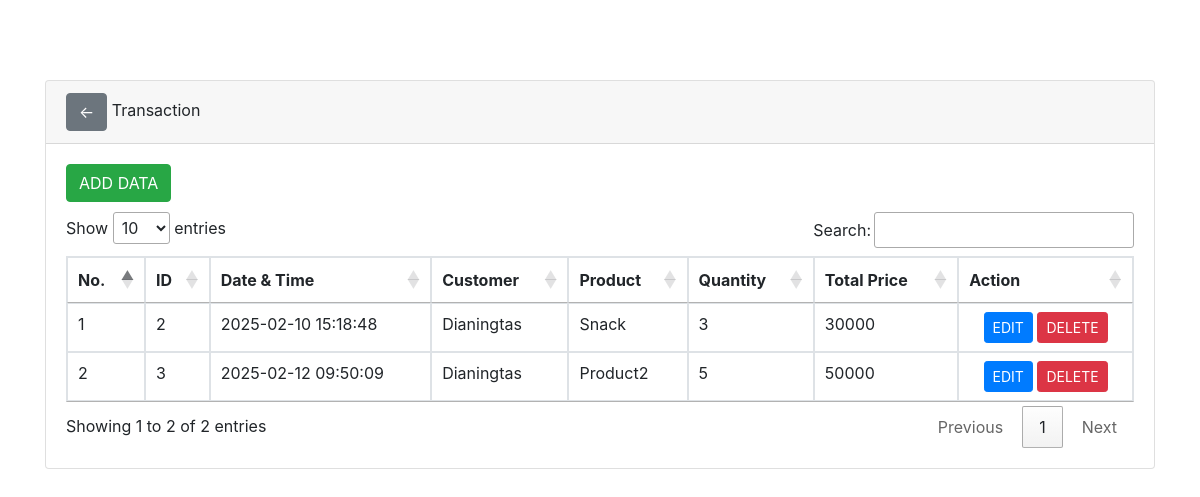
Screenshot of /transaction/index.php with the database file from the repository.
### tables this page shows
CREATE TABLE `transaction` (
  `id` int NOT NULL AUTO_INCREMENT,
  `datetime` datetime DEFAULT NULL,
  `qty` int NOT NULL,
  `total_price` int NOT NULL,
  `id_cust` int DEFAULT NULL,
  `id_product` int DEFAULT NULL,
  PRIMARY KEY (`id`),
  KEY `transaction_customer_FK` (`id_cust`),
  KEY `transaction_product_FK` (`id_product`),
  CONSTRAINT `transaction_customer_FK` FOREIGN KEY (`id_cust`) REFERENCES `customer` (`id`),
  CONSTRAINT `transaction_product_FK` FOREIGN KEY (`id_product`) REFERENCES `product` (`id`)
);

CREATE TABLE `customer` (
  `id` int NOT NULL AUTO_INCREMENT,
  `name` varchar(100) NOT NULL,
  `contact` varchar(14) DEFAULT NULL,
  `address` varchar(100) DEFAULT NULL,
  `gender` enum('Male','Female') DEFAULT NULL,
  PRIMARY KEY (`id`)
);

CREATE TABLE `product` (
  `id` int NOT NULL AUTO_INCREMENT,
  `name` varchar(100) NOT NULL,
  `price` int NOT NULL,
  `stock` int DEFAULT NULL,
  `category` varchar(50) DEFAULT NULL,
  `weight` int DEFAULT NULL,
  `id_supp` int DEFAULT NULL,
  PRIMARY KEY (`id`),
  KEY `product_supplier_FK` (`id_supp`),
  CONSTRAINT `product_supplier_FK` FOREIGN KEY (`id_supp`) REFERENCES `supplier` (`id`)
);

### transaction/index.php (the view, shortened to what this page needs)
<!doctype html>
<html lang="en">
  <head>
    <link rel="stylesheet" href="https://stackpath.bootstrapcdn.com/bootstrap/4.4.1/css/bootstrap.min.css">
    <link rel="stylesheet" href="//cdn.datatables.net/1.10.20/css/jquery.dataTables.min.css">
  </head>
  <body>
    <div class="container" style="margin-top: 80px">
      <div class="row">
        <div class="col-md-12">
          <div class="card">
            <div class="card-header">
              <a href="../" class="btn btn-secondary">←</a>
              Transaction
            </div>
            <div class="card-body">
              <a href="input-transaction.php" class="btn btn-md btn-success" style="margin-bottom: 10px">ADD DATA</a>
              <table class="table table-bordered" id="myTable">
                <thead>
                  <tr>
                    <th scope="col">No.</th>
                    <th scope="col">ID</th>
                    <th scope="col">Date & Time</th>
                    <th scope="col">Customer</th>
                    <th scope="col">Product</th>
                    <th scope="col">Quantity</th>
                    <th scope="col">Total Price</th>
                    <th scope="col">Action</th>
                  </tr>
                </thead>
                <tbody>
                  <?php
                      include('../config.php');
                      $no = 1;
                      $query = mysqli_query($connection,"SELECT * FROM transaction");
                      while($row = mysqli_fetch_array($query)){
                  ?>
                  <tr>
                      <td><?php echo $no++ ?></td>
                      <td><?php echo $row['id'] ?></td>
                      <td><?php echo $row['datetime'] ?></td>
                      <td>
                        <?php
                          $id_cust = $row['id_cust'];
                          $queryCust = mysqli_query($connection, "SELECT name FROM customer WHERE id = $id_cust");
                          if ($queryCust) {
                              $customerRow = mysqli_fetch_assoc($queryCust);
                              echo $customerRow['name'];
                          }
                        ?>
                      </td>
                      <td>
                        <?php
                          $id_product = $row['id_product'];
                          $queryProd = mysqli_query($connection, "SELECT name FROM product WHERE id = $id_product");
                          if ($queryProd) {
                              $productRow = mysqli_fetch_assoc($queryProd);
                              echo $productRow['name'];
                          }
                        ?>
                      </td>
                      <td><?php echo $row['qty'] ?></td>
                      <td><?php echo $row['total_price'] ?></td>
                      <td class="text-center">
                        <a href="edit-transaction.php?id=<?php echo $row['id'] ?>" class="btn btn-sm btn-primary">EDIT</a>
                        <a href="delete-transaction.php?id=<?php echo $row['id'] ?>" class="btn btn-sm btn-danger">DELETE</a>
                      </td>
                  </tr>
                <?php } ?>
                </tbody>
              </table>
            </div>
          </div>
      </div>
    </div>
  </body>
</html>

### rows the page displays
transaction: id "2", datetime "2025-02-10 15:18:48", id_cust.name "Dianingtas", id_product.name "Snack", qty "3", total_price "30000"
transaction: id "3", datetime "2025-02-12 09:50:09", id_cust.name "Dianingtas", id_product.name "Product2", qty "5", total_price "50000"
